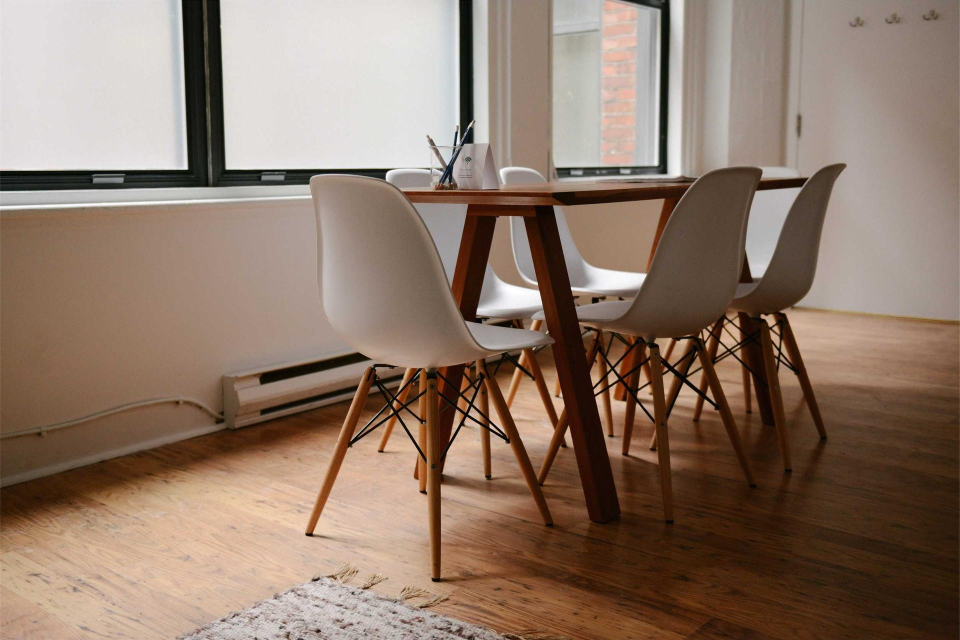
#> input picture .claude/skills/design-taste-frontend/assets/components/fx-photo/meeting-room.jpg, 1920 x 1280 px (shown at 1/2 size)
$ python cutout.py ../.claude/skills/design-taste-frontend/assets/components/fx-photo/meeting-room.jpg ../.claude/skills/design-taste-frontend/assets/components/fx-photo/meeting-room.jpg 5
#> lines starting #> are read from the running program, lines starting #| are printed output that depends on the picture; after the words box and inside, x2 and y2 are one past the last pixel; in counts of white or black regions, pixels touching at a corner belong together
import sys
from collections import deque
from PIL import Image, ImageFilter
def cutout(src, size=512, tol=30, outline=10, pad=18):
#> called with size = 512, tol = 30, outline = 5, pad = 18
    _refcache.clear()
    im = Image.open(src).convert('RGB').resize((size*2, size*2), Image.LANCZOS)
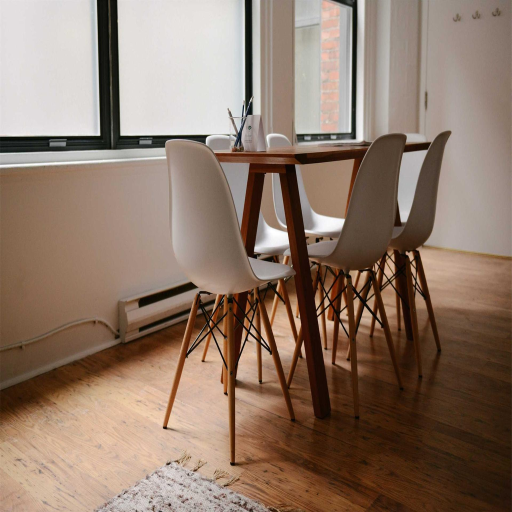
#> im: PIL image 1024x1024 RGB (shown at 1/2 size); mean R, G, B 142.5, 120.7, 105.5
    W, H = im.size; px = im.load()
#> after `W, H = im.size`: W = 1024; H = 1024
    a = Image.new('L', im.size, 255); ap = a.load()
#> after `a = Image.new('L', im.size, 255)`: a: PIL image 1024x1024 L; every value is 255
    seen = bytearray(W*H); q = deque()
    for x in range(W):
        q.append((x,0)); q.append((x,H-1))
    for y in range(H):
        q.append((0,y)); q.append((W-1,y))
    while q:
        x,y = q.popleft(); i=y*W+x
        if seen[i]: continue
        seen[i]=1
        r,g,b = px[x,y]; cr,cg,cb = ref(px,x,y,W,H)
        if abs(r-cr)+abs(g-cg)+abs(b-cb) > tol*3: continue
        ap[x,y]=0
        for nx,ny in ((x+1,y),(x-1,y),(x,y+1),(x,y-1)):
            if 0<=nx<W and 0<=ny<H and not seen[ny*W+nx]: q.append((nx,ny))
#> this loop made 533491 passes
#> (r, g, b) on passes 1 to 3: (229, 225, 226), (190, 154, 138), (226, 222, 223)
    a = a.filter(ImageFilter.MinFilter(3)).filter(ImageFilter.GaussianBlur(1))
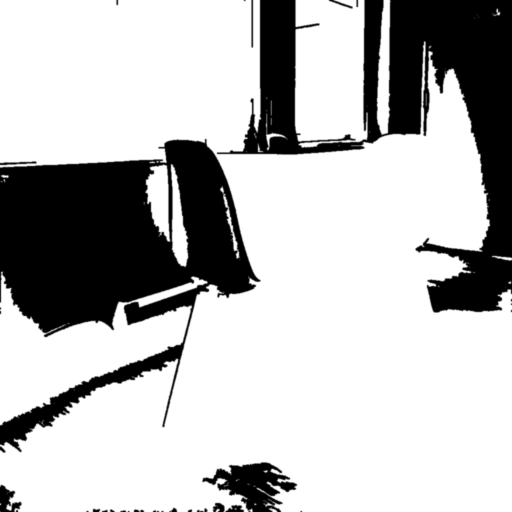
#> a: PIL image 1024x1024 L (shown at 1/2 size); min 0, max 255, mean 186.4
    rgba = im.convert('RGBA'); rgba.putalpha(a)
#> after `rgba.putalpha(a)`:
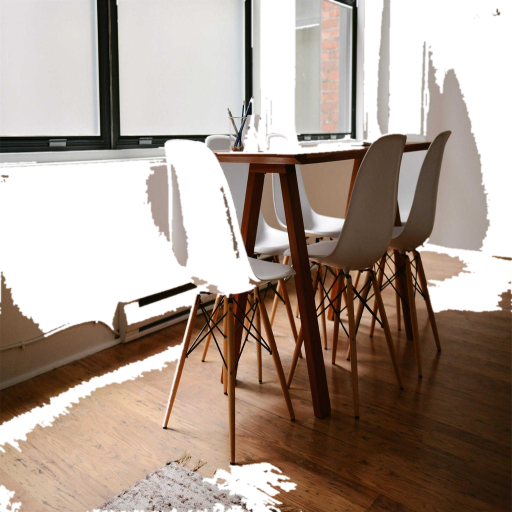
#> rgba: PIL image 1024x1024 RGBA (shown at 1/2 size); mean R, G, B, A 142.5, 120.7, 105.5, 186.4; transparent parts drawn white
    bbox = a.point(lambda v: 255 if v>128 else 0).getbbox()
#> bbox = (0, 0, 1024, 1024)
    rgba = rgba.crop(bbox)
    inner = size*2 - 2*(pad*2+outline*2)
    rgba.thumbnail((inner, inner), Image.LANCZOS)
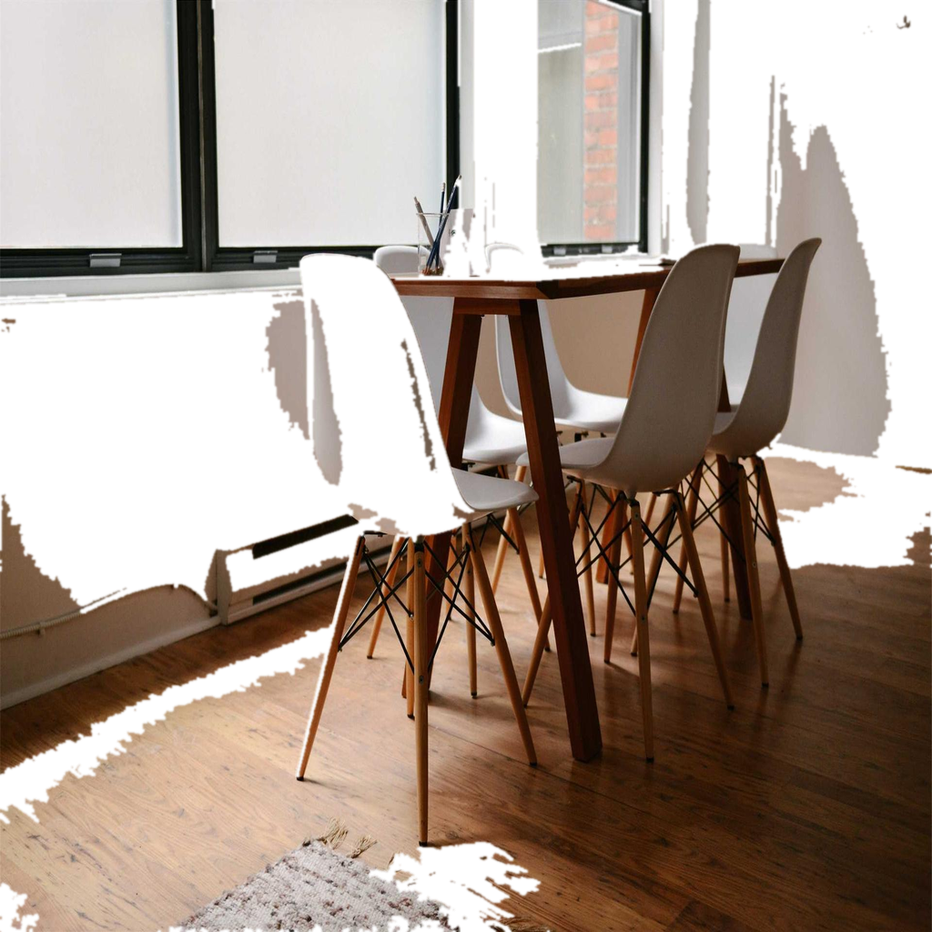
#> rgba: PIL image 932x932 RGBA; mean R, G, B, A 107.1, 90.7, 79.1, 186.4; transparent parts drawn white
    canvas = Image.new('RGBA', (size*2,size*2), (0,0,0,0))
#> canvas: PIL image 1024x1024 RGBA; every value is 0
    ox=(size*2-rgba.width)//2; oy=(size*2-rgba.height)//2
#> after `ox = (size * 2 - rgba.width) // 2`: ox = 46
#> after `oy = (size * 2 - rgba.height) // 2`: oy = 46
    canvas.paste(rgba,(ox,oy),rgba)
    if outline:
        al = canvas.getchannel('A').point(lambda v: 255 if v>60 else 0)
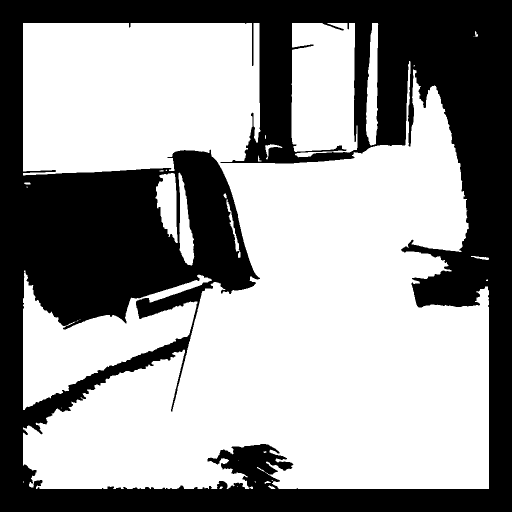
#> al: PIL image 1024x1024 L (shown at 1/2 size); 60.6% white; 1 black region, box (x1, y1, x2, y2) and area: (0, 0, 1024, 1024) 413616
        k = outline*4+1
        dil = al.filter(ImageFilter.MaxFilter(k if k%2 else k+1)).filter(ImageFilter.GaussianBlur(1.2))
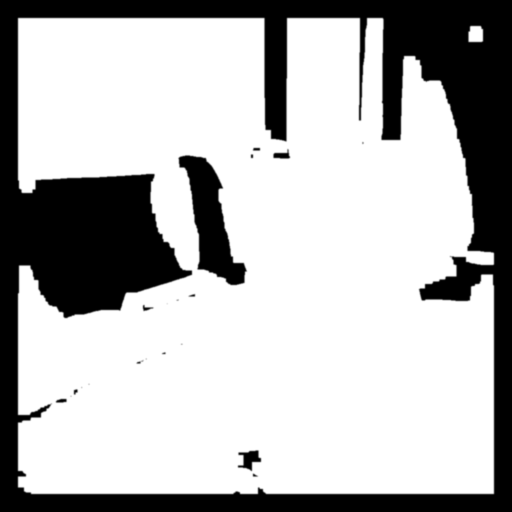
#> dil: PIL image 1024x1024 L (shown at 1/2 size); min 0, max 255, mean 181.9
        white = Image.new('RGBA', canvas.size, (255,255,255,255)); white.putalpha(dil)
#> after `white = Image.new('RGBA', canvas.size, (255, 255, 255, 255))`: white: PIL image 1024x1024 RGBA; every value is 255
        white.alpha_composite(canvas); canvas = white
    return canvas.resize((size,size), Image.LANCZOS)
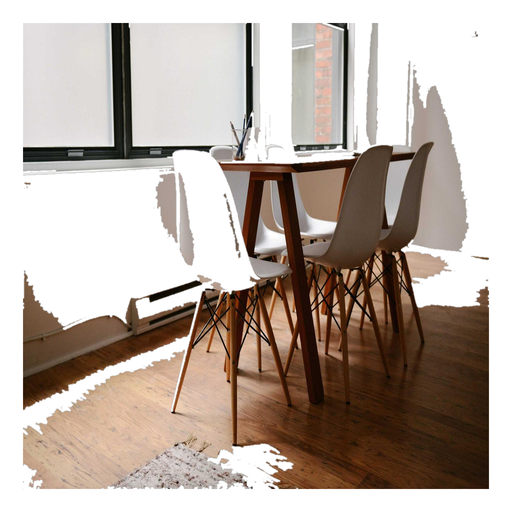
#> returned value: PIL image 512x512 RGBA; mean R, G, B, A 119.3, 106.6, 97.7, 181.9; transparent parts drawn white
_refcache = {}
def ref(px,x,y,W,H):
    # cor de referência: a média dos 4 cantos
    if 'c' not in _refcache:
        cs=[px[2,2],px[W-3,2],px[2,H-3],px[W-3,H-3]]
        _refcache['c']=tuple(sum(c[i] for c in cs)//4 for i in range(3))
    return _refcache['c']
if __name__ == '__main__':
    src, dst = sys.argv[1], sys.argv[2]
    outline = int(sys.argv[3]) if len(sys.argv)>3 else 10
    img = cutout(src, outline=outline)
    if dst.endswith('.webp'):
        img.save(dst, 'WEBP', quality=82, method=6)
    else:
        img.save(dst)
